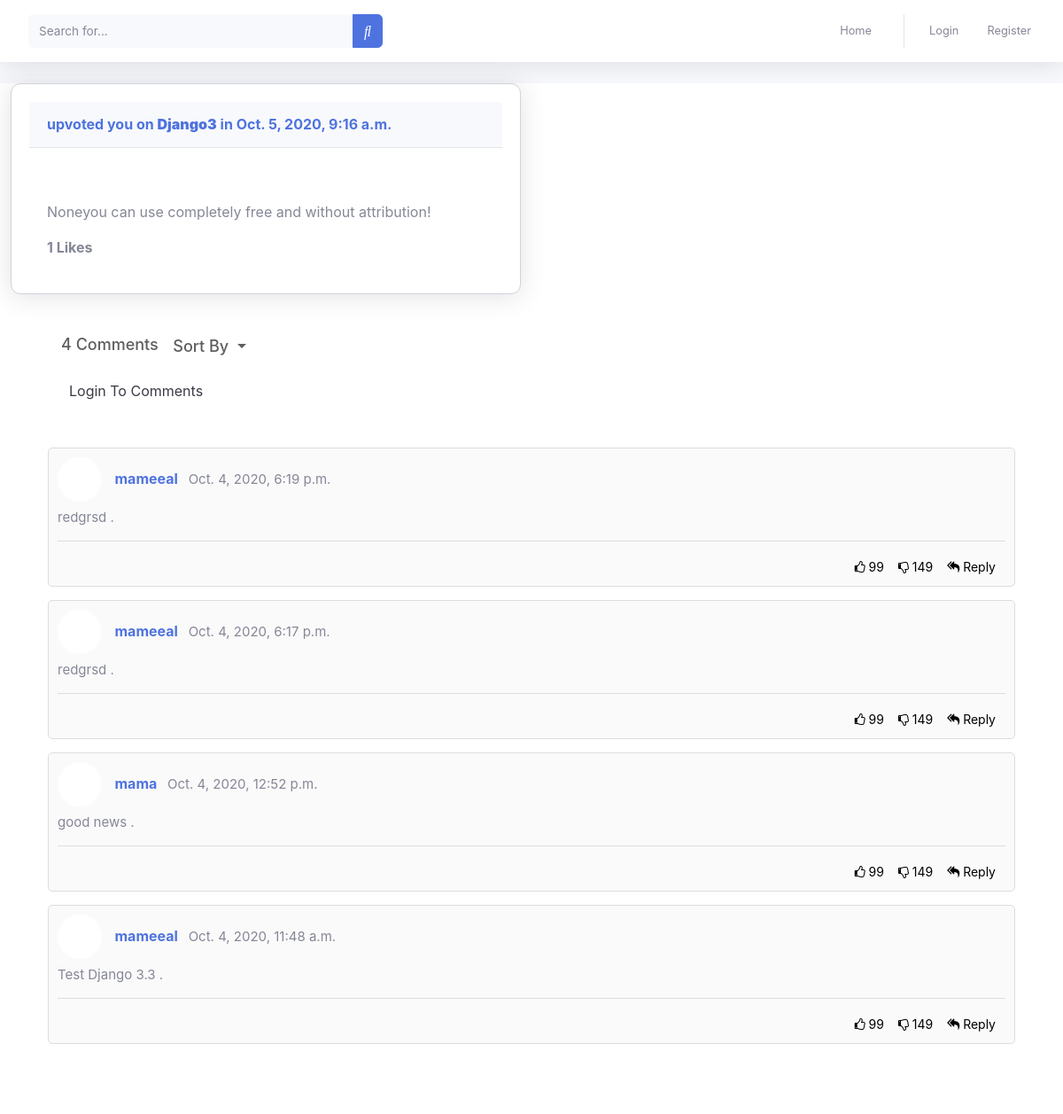
Page /4/ on the earlier database version.
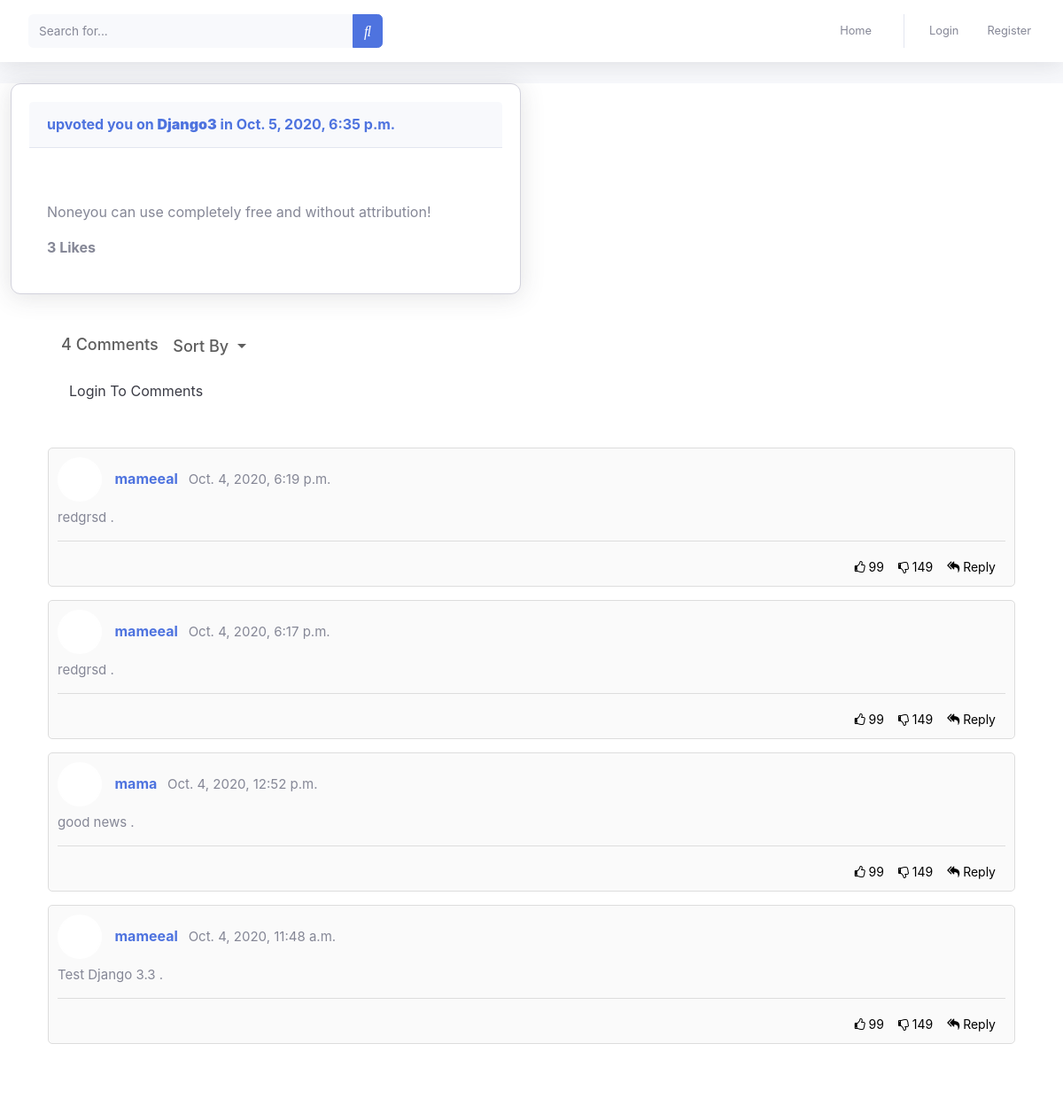
Same page on the later database version.
### TopicComment/models.py (models this page shows, shortened)
class Topic(models.Model):
	user       = models.ForeignKey(User, related_name='user', on_delete=models.CASCADE  )
	topc_title = models.CharField(max_length=100)
	content    = RichTextField(blank=True, null=True)
	created_at = models.DateTimeField(auto_now=True)
	update_at  = models.DateTimeField(auto_now_add=True)
	like      = models.ManyToManyField(User,default=None,blank=True,)
	image = models.ImageField(upload_to='imageTopic/',null=True)

### TopicComment/views.py (the view)
# urls.py: path('<int:id>/',topic_details,name='topic_details'),
def topic_details(request,id):
	user = request.user
	topc_title = Topic.objects.get(id=id)
	comments = Comments.objects.filter(topc_title=topc_title,reply=None).order_by('-id')
	total_comments = comments.count()
	if request.method == 'POST':
		form = CommentForm(request.POST)
		if form.is_valid():
			myform = form.save(commit=False)
			reply_id = request.POST.get('comments_id')
			comment_qs = None
			if reply_id:
				comment_qs = Comments.objects.get(id=reply_id)
			myform.reply=comment_qs
			myform.userComment = request.user
			myform.topc_title = topc_title
			myform.save()
	else:
		form = CommentForm()
	return render(request,'topic/topic_details.html',{'topc_title':topc_title,'comments':comments,'form':form,'total_comments':total_comments})

### TopicComment/forms.py
class CommentForm(forms.ModelForm):
	comments = forms.CharField(widget=CKEditorWidget())
	comments = forms.CharField(label='', widget = forms.Textarea(attrs={'class':'from-control','placeholder':'Text here ','rows':'4', 'cols':'40'}))
	class Meta:
		model= Comments
		fields = ['comments']

### TopicComment/templates/topic/topic_details.html (shortened to what this page needs)
{% extends 'main.html' %}
{% load static %}
{% load bootstrap4 %}
{% block content %}
<div class="col-lg-6 mb-4">
  <div class="card shadow mb-4 ">
      <div class="card-header py-3">
          <h6 class="m-0 font-weight-bold text-primary"> {{topic.user}} upvoted you on <a href=""><strong>{{topc_title.topc_title}}</strong></a> in   {{topc_title.created_at}} </h6>
      </div>
          <div class="card-body">
                  <div class="text-center">
                  </div>
                  <p>{{topc_title.content| safe}}you can use completely free and without attribution!</p>
                  <strong>{{topc_title.like.all.count}} Likes</strong>
          </div>
  </div>
</div>
<div class="container">
  <div class="row">
    <div class="col-12">
      <div class="comments">
        <div class="comments-details">
          <span class="total-comments comments-sort">{{total_comments}} Comments</span>
          <span class="dropdown">
              <button type="button" class="btn dropdown-toggle" data-toggle="dropdown">Sort By </button>
          </span>
        </div>
{% if user.is_authenticated %}
        <form method="POST" action="" enctype="multipart/form-data">
                         {% csrf_token %}
        <div class="comment-box add-comment">
          <span class="commenter-pic">
            <img src="{{ profile.image_url|default_if_none:'#' }}" class="img-fluid">
          </span>
          <span class="commenter-name">
             <input type="hidden" name="comments_id" value="{{comments.id}}" >
            <input type="hidden" placeholder="Add a public comment" name="Add Comment">
            {{ form.media }}
          {% bootstrap_form form %}
            <button type="submit" class="btn btn-default">Comment</button>
          </span>
        </div>
      </form>
      {% else %}
       <span class="total-comments comments-sort"><a href="{% url 'accounts:login' %}" class="dropdown-item">Login To Comments </a></span>
      {% endif %}
<br>
<br>
       {% for comments in comments %}
        <div class="comment-box">
          <span class="commenter-pic">
          </span>
          <span class="commenter-name">
            <a href="#">{{comments.userComment}}</a> <span class="comment-time">{{comments.created_at}}</span>
          </span>
          <p class="comment-txt more">{{comments.comments| safe }} .</p>
          <div class="comment-meta">
            <button class="comment-like"><i class="fa fa-thumbs-o-up" aria-hidden="true"></i> 99</button>
            <button class="comment-dislike"><i class="fa fa-thumbs-o-down" aria-hidden="true"></i> 149</button>
            <button class="comment-reply reply-popup"><i class="fa fa-reply-all" aria-hidden="true"></i> Reply</button>
          </div>
        </div>
        {% endfor %}
      </div>
    </div>
  </div>
</div>
{% endblock %}

Differences in the rows shown:
changed Topic "Django3": created_at "Oct. 5, 2020, 9:16 a.m." → "Oct. 5, 2020, 6:35 p.m."; like.all.count "1" → "3"
